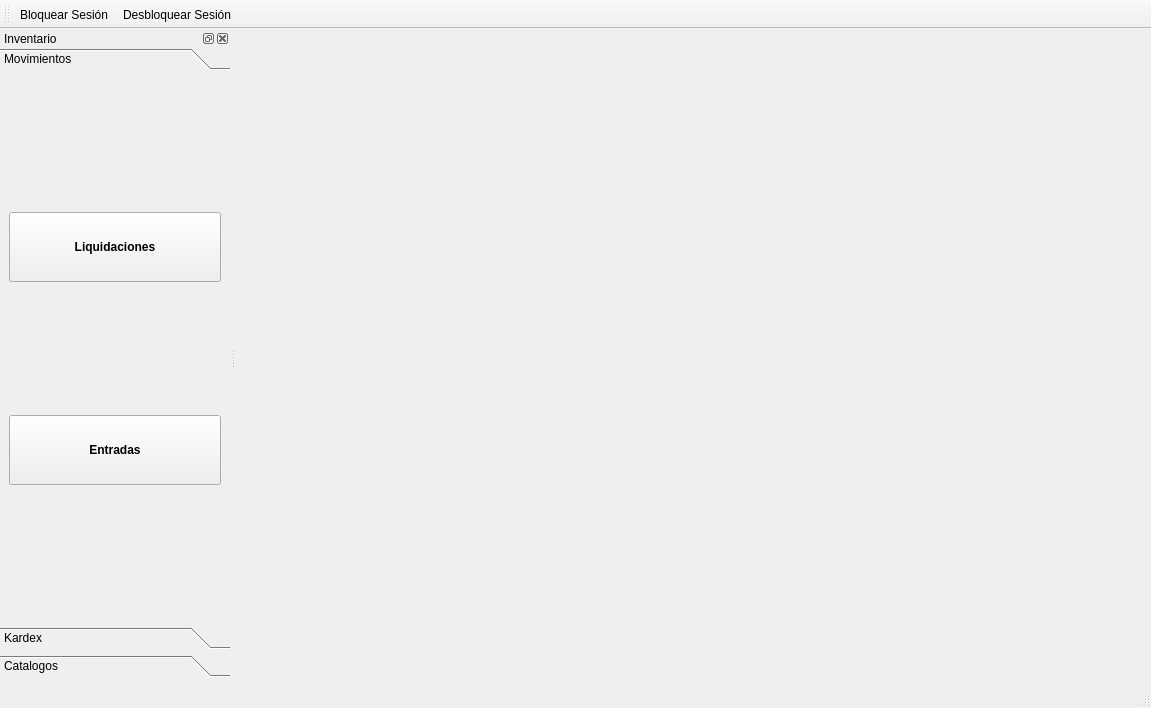
<?xml version="1.0" encoding="UTF-8"?>
<ui version="4.0">
 <class>MainWindow</class>
 <widget class="QMainWindow" name="MainWindow">
  <property name="windowModality">
   <enum>Qt::ApplicationModal</enum>
  </property>
  <property name="geometry">
   <rect>
    <x>0</x>
    <y>0</y>
    <width>1151</width>
    <height>708</height>
   </rect>
  </property>
  <property name="windowTitle">
   <string>Llantera Esquipulas Inventario</string>
  </property>
  <property name="windowIcon">
   <iconset resource="res.qrc">
    <normaloff>:/icons/res/logo.png</normaloff>:/icons/res/logo.png</iconset>
  </property>
  <widget class="QWidget" name="centralwidget">
   <layout class="QGridLayout" name="gridLayout">
    <item row="0" column="0">
     <widget class="QMdiArea" name="mdiArea">
      <property name="sizePolicy">
       <sizepolicy hsizetype="Minimum" vsizetype="Expanding">
        <horstretch>0</horstretch>
        <verstretch>0</verstretch>
       </sizepolicy>
      </property>
      <property name="background">
       <brush brushstyle="NoBrush">
        <color alpha="255">
         <red>121</red>
         <green>116</green>
         <blue>113</blue>
        </color>
       </brush>
      </property>
      <property name="viewMode">
       <enum>QMdiArea::TabbedView</enum>
      </property>
      <property name="tabShape">
       <enum>QTabWidget::Rounded</enum>
      </property>
      <property name="tabPosition">
       <enum>QTabWidget::North</enum>
      </property>
     </widget>
    </item>
   </layout>
  </widget>
  <widget class="QStatusBar" name="statusbar"/>
  <widget class="QDockWidget" name="dockWidget">
   <property name="minimumSize">
    <size>
     <width>230</width>
     <height>186</height>
    </size>
   </property>
   <property name="features">
    <set>QDockWidget::AllDockWidgetFeatures</set>
   </property>
   <property name="allowedAreas">
    <set>Qt::LeftDockWidgetArea|Qt::RightDockWidgetArea</set>
   </property>
   <property name="windowTitle">
    <string>Inventario</string>
   </property>
   <attribute name="dockWidgetArea">
    <number>1</number>
   </attribute>
   <widget class="QWidget" name="dockWidgetContents_2">
    <layout class="QVBoxLayout" name="verticalLayout">
     <property name="leftMargin">
      <number>0</number>
     </property>
     <property name="topMargin">
      <number>0</number>
     </property>
     <property name="rightMargin">
      <number>0</number>
     </property>
     <item>
      <widget class="QToolBox" name="toolBox">
       <property name="currentIndex">
        <number>0</number>
       </property>
       <widget class="QWidget" name="page_2">
        <property name="geometry">
         <rect>
          <x>0</x>
          <y>0</y>
          <width>214</width>
          <height>532</height>
         </rect>
        </property>
        <attribute name="label">
         <string>Movimientos</string>
        </attribute>
        <layout class="QVBoxLayout" name="verticalLayout_2">
         <item>
          <widget class="QPushButton" name="btnLiquidations">
           <property name="sizePolicy">
            <sizepolicy hsizetype="MinimumExpanding" vsizetype="Fixed">
             <horstretch>0</horstretch>
             <verstretch>0</verstretch>
            </sizepolicy>
           </property>
           <property name="minimumSize">
            <size>
             <width>0</width>
             <height>70</height>
            </size>
           </property>
           <property name="font">
            <font>
             <weight>75</weight>
             <bold>true</bold>
            </font>
           </property>
           <property name="text">
            <string>Liquidaciones</string>
           </property>
           <property name="icon">
            <iconset resource="res.qrc">
             <normaloff>:/icons/res/taxes-finances.png</normaloff>:/icons/res/taxes-finances.png</iconset>
           </property>
           <property name="iconSize">
            <size>
             <width>64</width>
             <height>64</height>
            </size>
           </property>
           <property name="flat">
            <bool>false</bool>
           </property>
          </widget>
         </item>
         <item>
          <widget class="QPushButton" name="btnEntries">
           <property name="sizePolicy">
            <sizepolicy hsizetype="MinimumExpanding" vsizetype="Fixed">
             <horstretch>0</horstretch>
             <verstretch>0</verstretch>
            </sizepolicy>
           </property>
           <property name="minimumSize">
            <size>
             <width>0</width>
             <height>70</height>
            </size>
           </property>
           <property name="font">
            <font>
             <weight>75</weight>
             <bold>true</bold>
            </font>
           </property>
           <property name="text">
            <string>Entradas</string>
           </property>
           <property name="icon">
            <iconset resource="res.qrc">
             <normaloff>:/images/res/skrooge_merge_import2.png</normaloff>:/images/res/skrooge_merge_import2.png</iconset>
           </property>
           <property name="iconSize">
            <size>
             <width>64</width>
             <height>64</height>
            </size>
           </property>
           <property name="flat">
            <bool>false</bool>
           </property>
          </widget>
         </item>
        </layout>
       </widget>
       <widget class="QWidget" name="widget">
        <property name="geometry">
         <rect>
          <x>0</x>
          <y>0</y>
          <width>214</width>
          <height>532</height>
         </rect>
        </property>
        <attribute name="label">
         <string>Kardex</string>
        </attribute>
        <layout class="QVBoxLayout" name="verticalLayout_3">
         <item>
          <widget class="QPushButton" name="btnKEntries">
           <property name="sizePolicy">
            <sizepolicy hsizetype="MinimumExpanding" vsizetype="Fixed">
             <horstretch>0</horstretch>
             <verstretch>0</verstretch>
            </sizepolicy>
           </property>
           <property name="minimumSize">
            <size>
             <width>0</width>
             <height>70</height>
            </size>
           </property>
           <property name="font">
            <font>
             <weight>75</weight>
             <bold>true</bold>
            </font>
           </property>
           <property name="text">
            <string>Entradas
Locales,
Importaciones y
Devoluciones</string>
           </property>
           <property name="iconSize">
            <size>
             <width>64</width>
             <height>64</height>
            </size>
           </property>
           <property name="flat">
            <bool>false</bool>
           </property>
          </widget>
         </item>
         <item>
          <widget class="QPushButton" name="btnKExits">
           <property name="sizePolicy">
            <sizepolicy hsizetype="MinimumExpanding" vsizetype="Fixed">
             <horstretch>0</horstretch>
             <verstretch>0</verstretch>
            </sizepolicy>
           </property>
           <property name="minimumSize">
            <size>
             <width>0</width>
             <height>70</height>
            </size>
           </property>
           <property name="font">
            <font>
             <weight>75</weight>
             <bold>true</bold>
            </font>
           </property>
           <property name="text">
            <string>Salida por
Factura</string>
           </property>
           <property name="iconSize">
            <size>
             <width>64</width>
             <height>64</height>
            </size>
           </property>
           <property name="flat">
            <bool>false</bool>
           </property>
          </widget>
         </item>
         <item>
          <widget class="QPushButton" name="btnKOther">
           <property name="sizePolicy">
            <sizepolicy hsizetype="MinimumExpanding" vsizetype="Fixed">
             <horstretch>0</horstretch>
             <verstretch>0</verstretch>
            </sizepolicy>
           </property>
           <property name="minimumSize">
            <size>
             <width>0</width>
             <height>70</height>
            </size>
           </property>
           <property name="font">
            <font>
             <weight>75</weight>
             <bold>true</bold>
            </font>
           </property>
           <property name="text">
            <string>Otros
Movimientos</string>
           </property>
           <property name="iconSize">
            <size>
             <width>64</width>
             <height>64</height>
            </size>
           </property>
           <property name="flat">
            <bool>false</bool>
           </property>
          </widget>
         </item>
        </layout>
       </widget>
       <widget class="QWidget" name="page">
        <property name="geometry">
         <rect>
          <x>0</x>
          <y>0</y>
          <width>214</width>
          <height>532</height>
         </rect>
        </property>
        <attribute name="label">
         <string>Catalogos</string>
        </attribute>
        <layout class="QGridLayout" name="gridLayout_2">
         <item row="0" column="0">
          <widget class="QPushButton" name="btnArticles">
           <property name="minimumSize">
            <size>
             <width>0</width>
             <height>70</height>
            </size>
           </property>
           <property name="font">
            <font>
             <family>Sans Serif</family>
             <pointsize>9</pointsize>
             <weight>75</weight>
             <bold>true</bold>
            </font>
           </property>
           <property name="autoFillBackground">
            <bool>false</bool>
           </property>
           <property name="text">
            <string>Articulos</string>
           </property>
           <property name="icon">
            <iconset resource="res.qrc">
             <normaloff>:/images/res/llanta.png</normaloff>:/images/res/llanta.png</iconset>
           </property>
           <property name="iconSize">
            <size>
             <width>64</width>
             <height>64</height>
            </size>
           </property>
           <property name="flat">
            <bool>false</bool>
           </property>
          </widget>
         </item>
         <item row="1" column="0">
          <widget class="QPushButton" name="btnCategories">
           <property name="minimumSize">
            <size>
             <width>0</width>
             <height>70</height>
            </size>
           </property>
           <property name="font">
            <font>
             <pointsize>9</pointsize>
             <weight>75</weight>
             <bold>true</bold>
            </font>
           </property>
           <property name="autoFillBackground">
            <bool>false</bool>
           </property>
           <property name="text">
            <string>Categorias</string>
           </property>
           <property name="icon">
            <iconset resource="res.qrc">
             <normaloff>:/images/res/estante.jpg</normaloff>:/images/res/estante.jpg</iconset>
           </property>
           <property name="iconSize">
            <size>
             <width>64</width>
             <height>64</height>
            </size>
           </property>
           <property name="flat">
            <bool>false</bool>
           </property>
          </widget>
         </item>
         <item row="2" column="0">
          <widget class="QPushButton" name="btnBrands">
           <property name="minimumSize">
            <size>
             <width>0</width>
             <height>70</height>
            </size>
           </property>
           <property name="font">
            <font>
             <pointsize>9</pointsize>
             <weight>75</weight>
             <bold>true</bold>
            </font>
           </property>
           <property name="autoFillBackground">
            <bool>false</bool>
           </property>
           <property name="text">
            <string>Marcas</string>
           </property>
           <property name="icon">
            <iconset resource="res.qrc">
             <normaloff>:/images/res/marca.png</normaloff>:/images/res/marca.png</iconset>
           </property>
           <property name="iconSize">
            <size>
             <width>64</width>
             <height>64</height>
            </size>
           </property>
           <property name="flat">
            <bool>false</bool>
           </property>
          </widget>
         </item>
         <item row="3" column="0">
          <widget class="QPushButton" name="btnProviders">
           <property name="minimumSize">
            <size>
             <width>0</width>
             <height>70</height>
            </size>
           </property>
           <property name="font">
            <font>
             <pointsize>9</pointsize>
             <weight>75</weight>
             <bold>true</bold>
            </font>
           </property>
           <property name="autoFillBackground">
            <bool>false</bool>
           </property>
           <property name="text">
            <string>Proveedores</string>
           </property>
           <property name="icon">
            <iconset resource="res.qrc">
             <normaloff>:/images/res/resource-group.png</normaloff>:/images/res/resource-group.png</iconset>
           </property>
           <property name="iconSize">
            <size>
             <width>64</width>
             <height>64</height>
            </size>
           </property>
           <property name="flat">
            <bool>false</bool>
           </property>
          </widget>
         </item>
        </layout>
       </widget>
      </widget>
     </item>
    </layout>
   </widget>
  </widget>
  <widget class="QToolBar" name="toolBar">
   <property name="windowTitle">
    <string>toolBar</string>
   </property>
   <attribute name="toolBarArea">
    <enum>TopToolBarArea</enum>
   </attribute>
   <attribute name="toolBarBreak">
    <bool>false</bool>
   </attribute>
   <addaction name="actionLockSession"/>
   <addaction name="actionUnlockSession"/>
  </widget>
  <action name="actionLockSession">
   <property name="icon">
    <iconset resource="res.qrc">
     <normaloff>:/icons/res/object-locked.png</normaloff>:/icons/res/object-locked.png</iconset>
   </property>
   <property name="text">
    <string>Bloquear Sesión</string>
   </property>
  </action>
  <action name="actionUnlockSession">
   <property name="icon">
    <iconset resource="res.qrc">
     <normaloff>:/icons/res/object-unlocked.png</normaloff>:/icons/res/object-unlocked.png</iconset>
   </property>
   <property name="text">
    <string>Desbloquear Sesión</string>
   </property>
   <property name="visible">
    <bool>false</bool>
   </property>
  </action>
 </widget>
 <resources>
  <include location="res.qrc"/>
 </resources>
 <connections/>
</ui>
